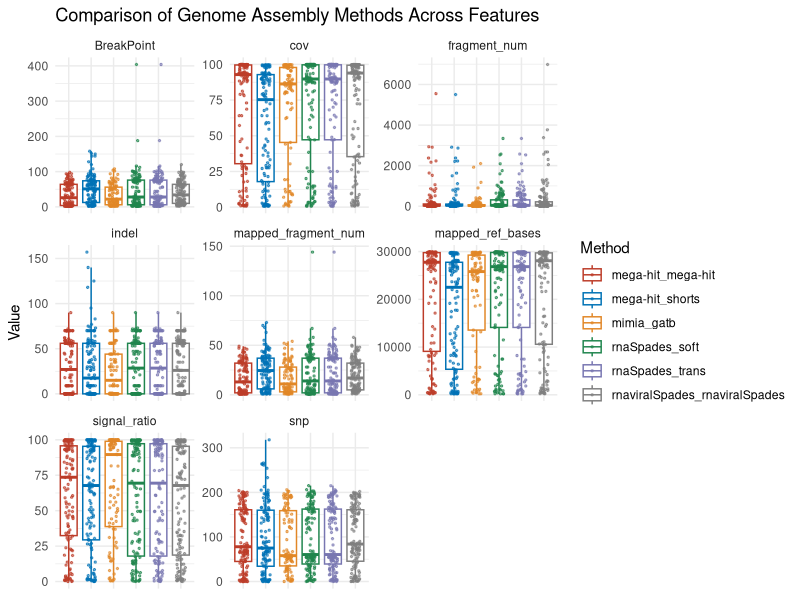

Source code (R):
library(ggplot2)
library(tidyr)
library(ggsci)
colorsQ = c(pal_nejm("default")(5),"grey50")
#visual
df <- read.table("COVID.patient.singleAsm.status.m200.txt",head=T)
df_long <- pivot_longer(df, cols = c(fragment_num, mapped_fragment_num, mapped_ref_bases, BreakPoint, cov, snp, indel, signal_ratio), names_to = "feature", values_to = "value")
ggplot(df_long, aes(x = type, y = value, color = type)) +
  geom_boxplot(outlier.shape = NA) + scale_color_manual(values= colorsQ)+ # Do not show outliers
  geom_jitter(width = 0.2, size = 0.5, alpha = 0.6) +  # Add jitter to show individual points
  facet_wrap(~feature, scales = "free_y") +  # Faceting by feature, with free y scales
  labs(title = "Comparison of Genome Assembly Methods Across Features",
       x = NULL,  # Remove x-axis label
       y = "Value",
       color = "Method") +
  theme_minimal() +
  theme(axis.text.x = element_blank(),  # Remove x-axis names
        axis.ticks.x = element_blank())  # Remove x-axis names
#comparision
library(tidyverse)

# Assuming df is already loaded into the environment
# Example: df <- read.csv("your_data.csv")

# Filtering out pairs of methods to compare
unique_methods <- unique(df$type)
comparisons <- combn(unique_methods, 2, simplify = FALSE)

# Function to perform Wilcoxon rank-sum tests and return formatted results
perform_wilcox_test <- function(data, feature, pair) {
  method1_data <- data[data$type == pair[1], ]
  method2_data <- data[data$type == pair[2], ]

  wilcox_result <- wilcox.test(method1_data[[feature]], method2_data[[feature]],
                               alternative = "greater")

  # Conditionally determine which method is better based on p-value
  if (wilcox_result$p.value < 0.1) {

    better_method <- ifelse(median(method1_data[[feature]]) > median(method2_data[[feature]]), pair[1], pair[2])
  } else {
    better_method <- "No significant difference"
  }

  # Return a data frame with the results
  data.frame(
    Method1 = pair[1],
    Method2 = pair[2],
    Feature = feature,
    P_Value = wilcox_result$p.value,
    Better_Method = better_method
  )
}

# Features to analyze
features <- c("cov", "signal_ratio", "BreakPoint")

# Applying the function to each feature and binding rows
results <- do.call(rbind, lapply(features, function(feature) {
  do.call(rbind, lapply(comparisons, function(pair) perform_wilcox_test(df, feature, pair)))
}))

# Print the combined results
print(results)
